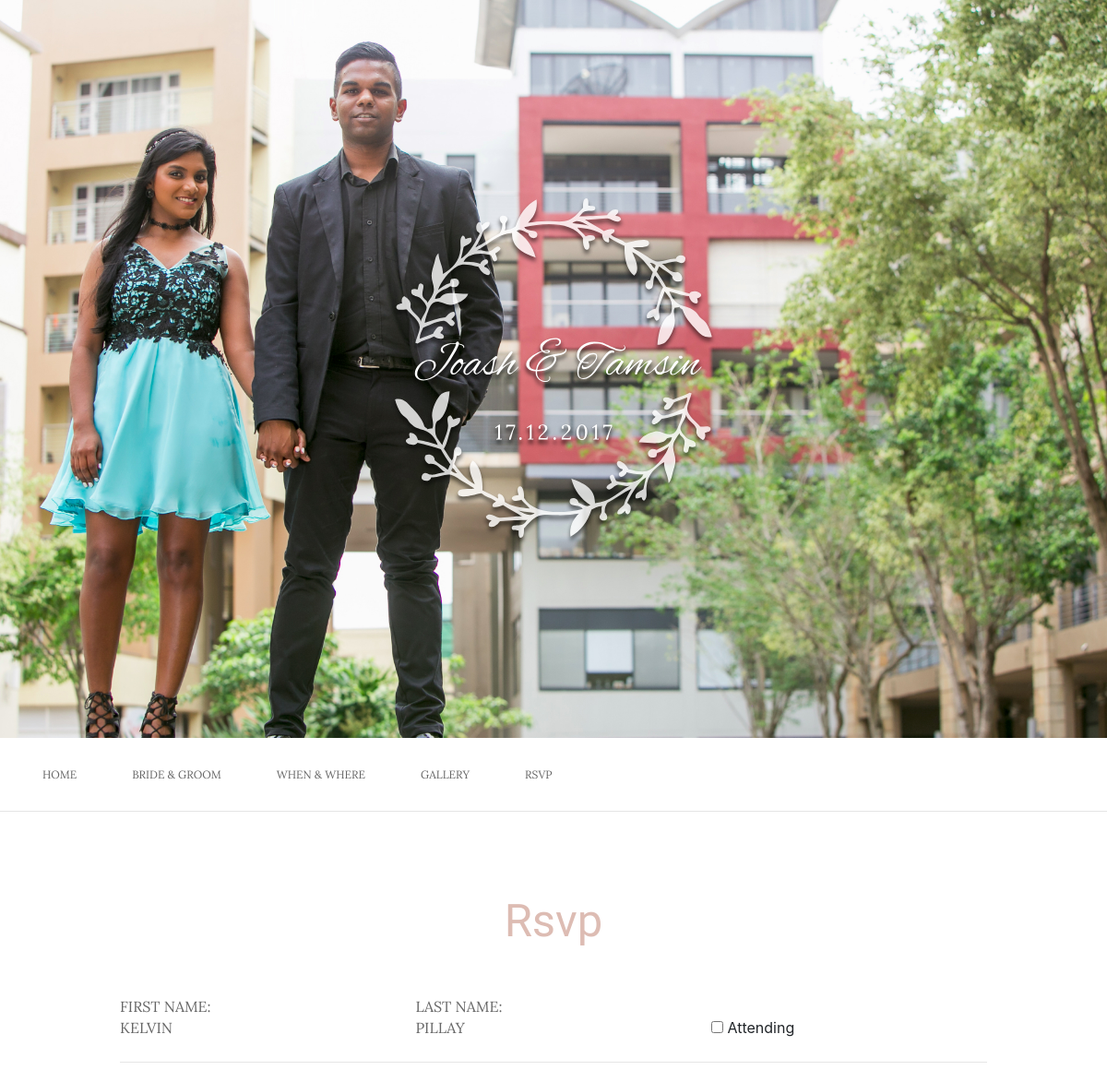
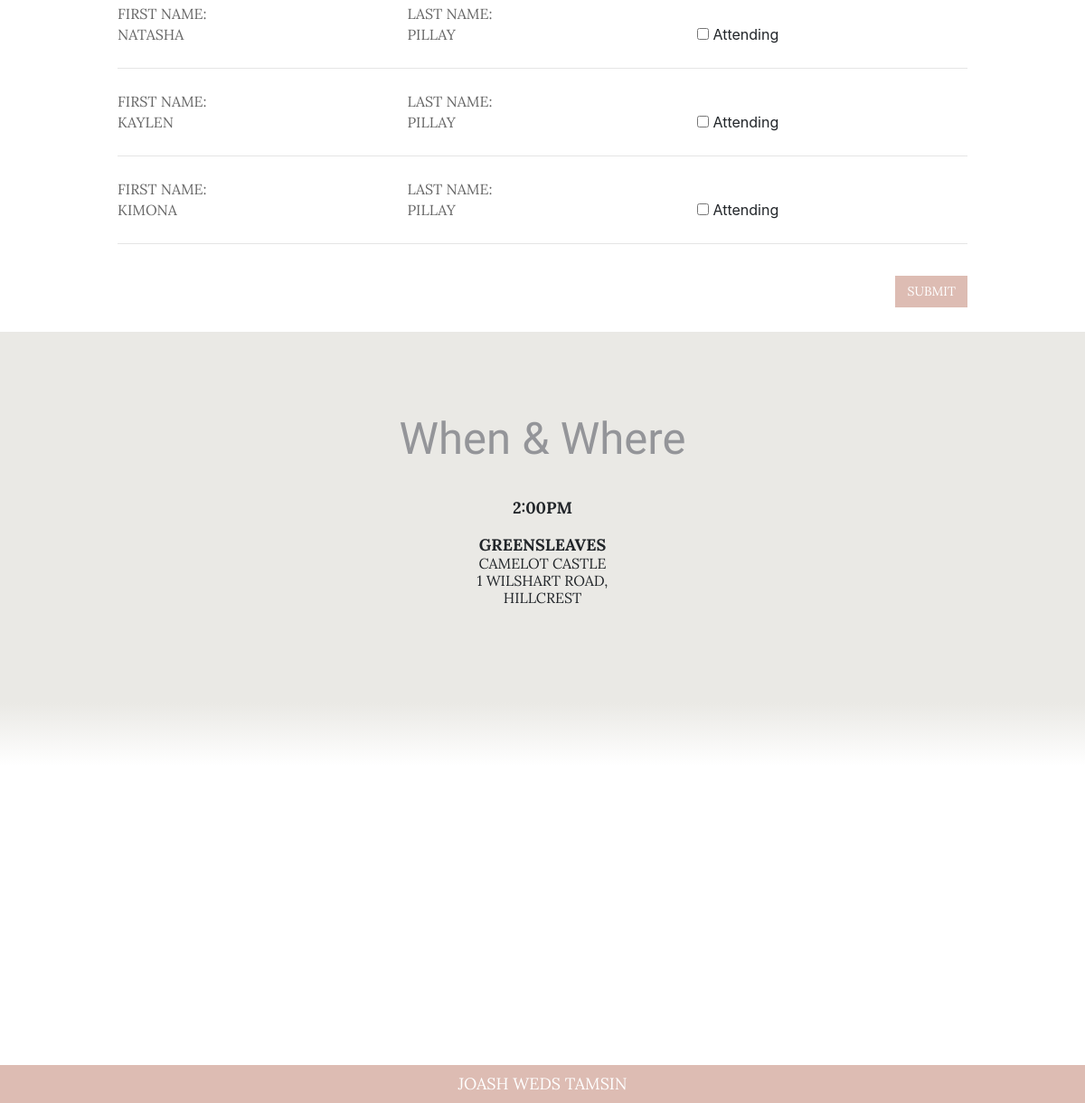
Page /rsvp/112/ on the committed database (2 pictures, top to bottom).
### guest/models.py (models this page shows, shortened)
class Guest(models.Model):
    first_name = models.CharField(max_length=100)
    last_name = models.CharField(max_length=100)
    invite = models.ForeignKey(Invite)
    attending = models.BooleanField(default=False)

### guest/views.py (the view)
# urls.py: url(r'^rsvp/(?P<id>(\d+))/$', views.rsvp),
def rsvp(request, id):
    guests = Guest.objects.filter(invite__invite_number=id)
    template_data = {
        'id': id,
        'guests': guests
    }
    template = 'qr-scan.html'
    if request.POST:
        for guest in guests:
            if 'attending_%s_%s' % (guest.first_name, guest.last_name) in request.POST:
                guest.attending = True
                guest.save()
                return HttpResponseRedirect('/confirmation/')
    return render(request, template, template_data,)

### guest/templates/qr-scan.html (shortened to what this page needs)
{% extends "base.html" %}
{% block content %}
<div class="form_attend">
  <div class="heading">Rsvp</div>
<form method="POST" class="post-form">
  {% for guest in guests %}
  <div class="name">First name:<br>{{guest.first_name}}</div>
  <div class="l_name"> Last name:<br>{{guest.last_name}}</div>
 <input type="checkbox" name="attending_{{guest.first_name}}_{{guest.last_name}}" value="yes"> Attending<br>
  <div class="line"></div>
  {% endfor %}
<button type="submit" class="save btn btn-default">Submit</button>
</form>
</div>
<div id="when">
        <div class="heading">When &amp; Where</div>
        <div class="details"><span style="font-weight:bold;">2:00pm</span><br><br><span style="font-weight:bold;">Greensleaves</span><br>Camelot Castle<br>1 Wilshart Road,<br>Hillcrest</div>
</div>
<div id="map_details">
        <a href="https://www.google.co.za/maps/place/Greensleeves+Medieval+Kingdom+at+Camelot/@-29.7608405,30.7686882,17z/data=!3m1!4b1!4m5!3m4!1s0x1ef6fb174ef90899:0x8a6f88276fd188a2!8m2!3d-29.7608452!4d30.7708822?hl=en" class="gradient" target="_blank"></a>
        <a href="https://www.google.co.za/maps/place/Greensleeves+Medieval+Kingdom+at+Camelot/@-29.7608405,30.7686882,17z/data=!3m1!4b1!4m5!3m4!1s0x1ef6fb174ef90899:0x8a6f88276fd188a2!8m2!3d-29.7608452!4d30.7708822?hl=en" target="_blank" id="map"></a>
</div>
{% endblock content %}

### rows in the picture
Guest: first_name "KELVIN", last_name "PILLAY"
Guest: first_name "NATASHA", last_name "PILLAY"
Guest: first_name "KAYLEN", last_name "PILLAY"
Guest: first_name "KIMONA", last_name "PILLAY"
